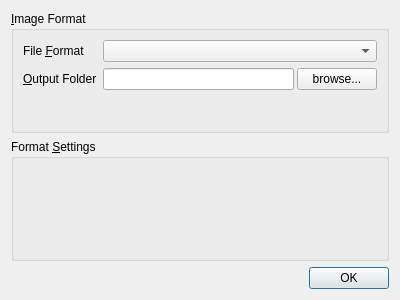
<?xml version="1.0" encoding="UTF-8"?>
<ui version="4.0">
 <class>CanvasExporterWidget</class>
 <widget class="QDialog" name="CanvasExporterWidget">
  <property name="geometry">
   <rect>
    <x>0</x>
    <y>0</y>
    <width>400</width>
    <height>300</height>
   </rect>
  </property>
  <property name="windowTitle">
   <string>Image Exporter</string>
  </property>
  <layout class="QGridLayout" name="gridLayout">
   <item row="2" column="0">
    <widget class="QDialogButtonBox" name="buttonBox">
     <property name="standardButtons">
      <set>QDialogButtonBox::Ok</set>
     </property>
     <property name="centerButtons">
      <bool>false</bool>
     </property>
    </widget>
   </item>
   <item row="1" column="0">
    <widget class="QGroupBox" name="exporterSettingsGroupBox">
     <property name="title">
      <string>Format &amp;Settings</string>
     </property>
     <layout class="QHBoxLayout" name="horizontalLayout"/>
    </widget>
   </item>
   <item row="0" column="0">
    <widget class="QGroupBox" name="imageFormatGroupBox">
     <property name="title">
      <string>&amp;Image Format</string>
     </property>
     <layout class="QFormLayout" name="formLayout">
      <item row="1" column="1">
       <widget class="QWidget" name="widget" native="true">
        <layout class="QHBoxLayout" name="horizontalLayout_2">
         <property name="spacing">
          <number>3</number>
         </property>
         <property name="leftMargin">
          <number>0</number>
         </property>
         <property name="topMargin">
          <number>0</number>
         </property>
         <property name="rightMargin">
          <number>0</number>
         </property>
         <property name="bottomMargin">
          <number>0</number>
         </property>
         <item>
          <widget class="QLineEdit" name="outputFolderEdit"/>
         </item>
         <item>
          <widget class="QPushButton" name="pushButton">
           <property name="text">
            <string>browse...</string>
           </property>
          </widget>
         </item>
        </layout>
       </widget>
      </item>
      <item row="1" column="0">
       <widget class="QLabel" name="label">
        <property name="text">
         <string>&amp;Output Folder</string>
        </property>
        <property name="buddy">
         <cstring>outputFolderEdit</cstring>
        </property>
       </widget>
      </item>
      <item row="0" column="0">
       <widget class="QLabel" name="label_2">
        <property name="text">
         <string>File &amp;Format</string>
        </property>
        <property name="buddy">
         <cstring>fileFormatComboBox</cstring>
        </property>
       </widget>
      </item>
      <item row="0" column="1">
       <widget class="QComboBox" name="fileFormatComboBox"/>
      </item>
     </layout>
    </widget>
   </item>
  </layout>
 </widget>
 <resources/>
 <connections>
  <connection>
   <sender>buttonBox</sender>
   <signal>accepted()</signal>
   <receiver>CanvasExporterWidget</receiver>
   <slot>accept()</slot>
   <hints>
    <hint type="sourcelabel">
     <x>199</x>
     <y>279</y>
    </hint>
    <hint type="destinationlabel">
     <x>199</x>
     <y>149</y>
    </hint>
   </hints>
  </connection>
 </connections>
</ui>
